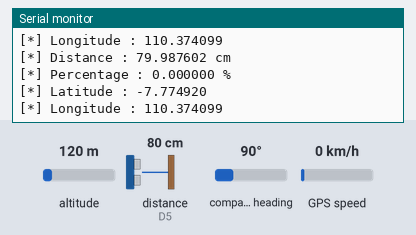
Bench run of a sketch on a simulated ESP8266 (NodeMCU). Parts: the last lines printed to the serial monitor. Wiring (inferred from the names in the program): ultrasonic range finder: trigger D6; echo D5. The inputs (shaded band) are chosen by the test bench; at power-on: distance to the obstacle (sensor on D5) 80 cm, altitude 120 m, compass heading 90°, GPS speed 0 km/h. The echo pulse lasts 58.3 µs per cm; WiFi joins after 1.5 s; servers stay silent unless stated; the GPS gets a fix after 3 s at 37.7749, -122.4194 with 8 satellites; no MQTT or app messages arrive unless stated.

Above: at 3.2 s.
3.3 s: distance to the obstacle (sensor on D5) set to 2 cm
At 3.3 s:
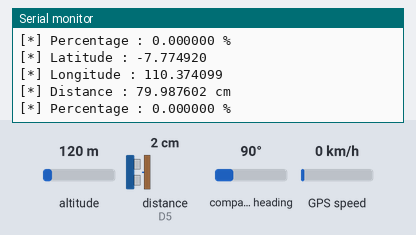
4.8 s: distance to the obstacle (sensor on D5) set to 4 cm
At 5.6 s:
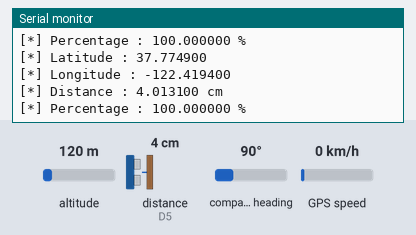
Timing chart, 0 to 7.8 s (numbered marks = the images above; inputs shaded):
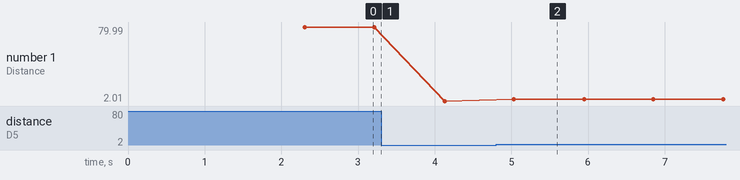

The sketch:

sijaki.ino
```cpp
#include <Arduino.h>

/* Device */
#define ID "#SJ001"

/* GPS Neo */
#include <SoftwareSerial.h>
#include <TinyGPS++.h>

TinyGPSPlus gps;
SoftwareSerial gpsSerial(D1, D2);

double latitude = -7.7749199656522885;
double longitude = 110.37409902898972;
void getLocation(double* latitude, double* longitude);

/* Sensor Ultrasonic */
#define SOUND_VELOCITY 0.0343
#define TP D6
#define EP D5
float fullnessLevel;
void getFullnessLevel(float* fullnessLevel);

/* WiFi */
#include <ESP8266WiFi.h>
const char ssid[] = "Galaxy";
const char password[] = "emang gaada kuota?";
void connectToWiFi(const char* ssid, const char* password);

/* MQTT */
#include <PubSubClient.h>
const char* mqttServer = "54.255.193.69";
const int mqttPort = 1883;
const char mqttUser[] = "sijaki";
const char mqttPassword[] = "sijaki123";
const char topic[] = "sijaki/device/data";

/* Wi-Fi and MQTT client objects */
WiFiClient espClient;
PubSubClient client(espClient);

/* JSON data structure */
// https://randomnerdtutorials.com/decoding-and-encoding-json-with-arduino-or-esp8266/
#include <ArduinoJson.h>
struct Coordinates {
    double latitude;
    double longitude;
};

struct Fullness {
    float level;
};

struct Data {
    const char* id;
    struct Coordinates coordinates;
    struct Fullness fullness;
};


void setup() {
    // Serial
    Serial.begin(9600);
    gpsSerial.begin(9600);

    // WiFi
    connectToWiFi(ssid, password);

    // MQTT
    client.setServer(mqttServer, mqttPort);

    // Ultrasonic Sensor
    pinMode(TP, OUTPUT);
    pinMode(EP, INPUT);

    Serial.println("Device start...");
}

void loop() {
    // Check WiFi connection
    if (WiFi.status() != WL_CONNECTED) {
        reconnectWiFi(ssid, password);
    }

    // Check MQTT connection
    if (!client.connected()) {
        reconnectMQTT();
    }
    client.loop();

    // GPS
    getLocation(&latitude, &longitude);

    // Fulness
    getFullnessLevel(&fullnessLevel);

    delay(500);
}
```

gpsHandler.ino
```cpp
void getLocation(double* latitude, double* longitude) {
    while (gpsSerial.available() > 0) {
        if (gps.encode(gpsSerial.read())) {
            if (gps.location.isUpdated()) {
                *latitude = gps.location.lat();
                *longitude = gps.location.lng();
            }
        }
    }
  Serial.printf("[*] Latitude : %f\n", *latitude);
  Serial.printf("[*] Longitude : %f\n", *longitude);
  delay(200);
}
```

mqttHandler.ino
```cpp
void reconnectMQTT() {
    while (!client.connected()) {
        Serial.print("Attempting MQTT connection...");
        if (client.connect(ID, mqttUser, mqttPassword)) {
            Serial.println("connected");
        } else {
            Serial.print("failed, rc=");
            Serial.print(client.state());
            Serial.println(" try again in 5 seconds");
            delay(5000);
        }
    }
}

void publishData(const char* topic, Data* data) {
    StaticJsonDocument<200> doc;

    doc["id"] = data->id;
    doc["coordinates"]["latitude"] = data->coordinates.latitude;
    doc["coordinates"]["longitude"] = data->coordinates.longitude;
    doc["fullness"]["level"] = data->fullness.level;

    char jsonBuffer[256];
    serializeJson(doc, jsonBuffer);

    client.publish(topic, jsonBuffer);
}
```

ultrasonicHandler.ino
```cpp
void getFullnessLevel(float* fullnessLevel) {

    digitalWrite(TP, LOW);
    delayMicroseconds(2);

    // Sets the trigPin on HIGH state for 10 micro seconds
    digitalWrite(TP, HIGH);
    delayMicroseconds(10);
    digitalWrite(TP, LOW);

    // Reads the echoPin, returns the sound wave travel time in microseconds
    long duration = pulseIn(EP, HIGH);
    float distance = (duration * SOUND_VELOCITY) / 2.0; // Calculate distance in cm

    Serial.printf("[*] Distance : %f cm\n", distance);
    // Bound the distance within the range of 18 cm (full) and 26 cm (empty)
    if (distance > 26.0) {
        distance = 26.0;
    } else if (distance < 18.0) {
        distance = 18.0;
    }

    float percentage = ((26.0 - distance) / (26.0 - 18.0)) * 100.0;
    Serial.printf("[*] Percentage : %f %\n", percentage);
    if (percentage < 0) {
        percentage = 0;
    } else if (percentage > 100) {
        percentage = 100;
    }

    *fullnessLevel = percentage;
    delay(200);
}
```

wifiHandler.ino
```cpp
void connectToWiFi(const char* ssid, const char* password) {
    Serial.println("Connecting to WiFi...");
    WiFi.begin(ssid, password);

    // Wait for the connection
    while (WiFi.status() != WL_CONNECTED) {
        delay(1000);
        Serial.print(".");
    }

    // Print the IP address once connected
    Serial.println("");
    Serial.println("Connected to Wi-Fi!");
    Serial.print("IP Address: ");
    Serial.println(WiFi.localIP());
}

void reconnectWiFi(const char* ssid, const char* password) {
    Serial.println("Disconnected from WiFi, attempting to reconnect...");
    WiFi.disconnect();
    WiFi.begin(ssid, password);

    while (WiFi.status() != WL_CONNECTED) {
        delay(500);
        Serial.print(".");
    }
    Serial.println("\nReconnected to WiFi");
}
```

Measured:
- after the input at 4.8 s, the serial monitor: prints a new line after 0.23 s (image 2)
- plotted number 1: 79.99 → 2.01 after the input at 3.3 s, 2.01 → 4.01 after the input at 4.8 s
